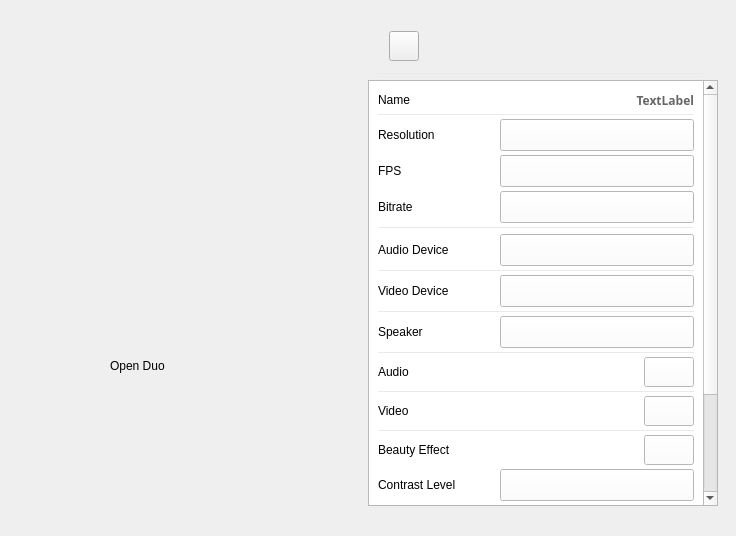
<?xml version="1.0" encoding="UTF-8"?>
<ui version="4.0">
 <class>roomsettings</class>
 <widget class="QMainWindow" name="roomsettings">
  <property name="geometry">
   <rect>
    <x>0</x>
    <y>0</y>
    <width>736</width>
    <height>536</height>
   </rect>
  </property>
  <property name="mouseTracking">
   <bool>true</bool>
  </property>
  <property name="windowTitle">
   <string>MainWindow</string>
  </property>
  <widget class="QWidget" name="centralwidget">
   <property name="styleSheet">
    <string notr="true">QWidget#centralwidget{
	background-image: url(:/uiresource/pic-win03.png);
};</string>
   </property>
   <widget class="QPushButton" name="btnlastpage">
    <property name="geometry">
     <rect>
      <x>389</x>
      <y>31</y>
      <width>30</width>
      <height>30</height>
     </rect>
    </property>
    <property name="styleSheet">
     <string notr="true">QPushButton:!hover{
border-image: url(:/uiresource/icon-back.png);
background-image: url(:/uiresource/icon-back.png);
}

QPushButton:hover{
border-image: url(:/uiresource/icon-back hover.png);
background-image: url(:/uiresource/icon-back hover.png);
}

QPushButton:pressed{
border-image: url(:/uiresource/icon-back.png);
background-image: url(:/uiresource/icon-back.png);
}</string>
    </property>
    <property name="text">
     <string/>
    </property>
   </widget>
   <widget class="QScrollArea" name="scrollArea">
    <property name="geometry">
     <rect>
      <x>368</x>
      <y>80</y>
      <width>350</width>
      <height>426</height>
     </rect>
    </property>
    <property name="styleSheet">
     <string notr="true">QScrollArea{
	background-color: rgb(255, 255, 255);
    border:none;
};</string>
    </property>
    <property name="frameShadow">
     <enum>QFrame::Plain</enum>
    </property>
    <property name="horizontalScrollBarPolicy">
     <enum>Qt::ScrollBarAlwaysOff</enum>
    </property>
    <property name="widgetResizable">
     <bool>true</bool>
    </property>
    <property name="alignment">
     <set>Qt::AlignLeading|Qt::AlignLeft|Qt::AlignTop</set>
    </property>
    <widget class="QWidget" name="scrollAreaWidgetContents">
     <property name="geometry">
      <rect>
       <x>0</x>
       <y>0</y>
       <width>336</width>
       <height>588</height>
      </rect>
     </property>
     <property name="styleSheet">
      <string notr="true">background-color: rgb(255, 255, 255);</string>
     </property>
     <layout class="QVBoxLayout" name="verticalLayout">
      <property name="spacing">
       <number>4</number>
      </property>
      <item>
       <layout class="QHBoxLayout" name="horizontalLayoutName">
        <item>
         <widget class="QLabel" name="label_Name">
          <property name="styleSheet">
           <string notr="true">QLabel{
font-family: &quot;Arial&quot;; 
font-size: 14px; 
};</string>
          </property>
          <property name="text">
           <string>Name</string>
          </property>
         </widget>
        </item>
        <item>
         <spacer name="horizontalSpacer_2">
          <property name="orientation">
           <enum>Qt::Horizontal</enum>
          </property>
          <property name="sizeHint" stdset="0">
           <size>
            <width>20</width>
            <height>20</height>
           </size>
          </property>
         </spacer>
        </item>
        <item>
         <widget class="QLabel" name="lbName">
          <property name="font">
           <font>
            <family>幼圆</family>
            <weight>75</weight>
            <bold>true</bold>
           </font>
          </property>
          <property name="styleSheet">
           <string notr="true">QLabel{
	background-image: url(:/uiresource/white.png);
	color:#666666;
}</string>
          </property>
          <property name="text">
           <string>TextLabel</string>
          </property>
          <property name="alignment">
           <set>Qt::AlignRight|Qt::AlignTrailing|Qt::AlignVCenter</set>
          </property>
         </widget>
        </item>
       </layout>
      </item>
      <item>
       <widget class="Line" name="line_Name">
        <property name="minimumSize">
         <size>
          <width>0</width>
          <height>1</height>
         </size>
        </property>
        <property name="maximumSize">
         <size>
          <width>16777215</width>
          <height>1</height>
         </size>
        </property>
        <property name="styleSheet">
         <string notr="true">border-top: 1px solid rgb(234, 234, 234);</string>
        </property>
        <property name="frameShadow">
         <enum>QFrame::Plain</enum>
        </property>
        <property name="orientation">
         <enum>Qt::Horizontal</enum>
        </property>
       </widget>
      </item>
      <item>
       <layout class="QHBoxLayout" name="horizontalLayoutResolution">
        <item>
         <widget class="QLabel" name="label_3">
          <property name="styleSheet">
           <string notr="true">QLabel{
font-family: &quot;Arial&quot;; 
font-size: 14px; 
};</string>
          </property>
          <property name="text">
           <string>Resolution</string>
          </property>
         </widget>
        </item>
        <item>
         <spacer name="horizontalSpacer">
          <property name="orientation">
           <enum>Qt::Horizontal</enum>
          </property>
          <property name="sizeHint" stdset="0">
           <size>
            <width>20</width>
            <height>20</height>
           </size>
          </property>
         </spacer>
        </item>
        <item>
         <widget class="QComboBox" name="cbVideoProfile">
          <property name="minimumSize">
           <size>
            <width>194</width>
            <height>32</height>
           </size>
          </property>
          <property name="styleSheet">
           <string notr="true">QComboBox {
font-family: &quot;微软雅黑&quot;; 
font-size: 13px; 
padding: 3px 0x 3px 5px;
border-image: url(:/uiresource/box-01.png);
}

QComboBox:hover {
font-family: &quot;微软雅黑&quot;; 
font-size: 13px; 
padding: 3px 0x 3px 5px;
border-image: url(:/uiresource/box-02.png);
}

QComboBox:pressed {
font-family: &quot;微软雅黑&quot;; 
font-size: 13px; 
padding: 3px 0x 3px 5px;
border-image: url(:/uiresource/box-03.png);
}

QComboBox::drop-down {
subcontrol-origin: padding; 
subcontrol-position: top right; width: 30 px; 
border: 0px;
}

QComboBox::down-arrow::!on {
image: url(:/uiresource/dropdow-01.png);
}
QComboBox::down-arrow::hover {
image: url(:/uiresource/dropdown-02.png);
}
QComboBox::down-arrow::on {
image: url(:/uiresource/dropdown-03.png);
}

QListView {
font-family: &quot;微软雅黑&quot;; 
font-size: 13px; 
outline: 0px;
background-image: url(:/uiresource/list.png);
border-image: url(:/uiresource/list.png);
image: url(:/uiresource/list.png);
}

QListView::item {
padding: 3px 0x 3px 5px; 
border-width: 0px;
}

QListView::item:selected {
background-color: rgb(74, 144, 226);
}</string>
          </property>
         </widget>
        </item>
       </layout>
      </item>
      <item>
       <layout class="QHBoxLayout" name="horizontalLayoutFPS">
        <item>
         <widget class="QLabel" name="label_14">
          <property name="styleSheet">
           <string notr="true">QLabel{
font-family: &quot;Arial&quot;; 
font-size: 14px; 
};</string>
          </property>
          <property name="text">
           <string>FPS</string>
          </property>
         </widget>
        </item>
        <item>
         <spacer name="horizontalSpacer_13">
          <property name="orientation">
           <enum>Qt::Horizontal</enum>
          </property>
          <property name="sizeHint" stdset="0">
           <size>
            <width>20</width>
            <height>20</height>
           </size>
          </property>
         </spacer>
        </item>
        <item>
         <widget class="QComboBox" name="cbVideoFPS">
          <property name="minimumSize">
           <size>
            <width>194</width>
            <height>32</height>
           </size>
          </property>
          <property name="styleSheet">
           <string notr="true">QComboBox {
font-family: &quot;微软雅黑&quot;; 
font-size: 13px; 
padding: 3px 0x 3px 5px;
border-image: url(:/uiresource/box-01.png);
}

QComboBox:hover {
font-family: &quot;微软雅黑&quot;; 
font-size: 13px; 
padding: 3px 0x 3px 5px;
border-image: url(:/uiresource/box-02.png);
}

QComboBox:pressed {
font-family: &quot;微软雅黑&quot;; 
font-size: 13px; 
padding: 3px 0x 3px 5px;
border-image: url(:/uiresource/box-03.png);
}

QComboBox::drop-down {
subcontrol-origin: padding; 
subcontrol-position: top right; width: 30 px; 
border: 0px;
}

QComboBox::down-arrow::!on {
image: url(:/uiresource/dropdow-01.png);
}
QComboBox::down-arrow::hover {
image: url(:/uiresource/dropdown-02.png);
}
QComboBox::down-arrow::on {
image: url(:/uiresource/dropdown-03.png);
}

QListView {
font-family: &quot;微软雅黑&quot;; 
font-size: 13px; 
outline: 0px;
background-image: url(:/uiresource/list.png);
border-image: url(:/uiresource/list.png);
image: url(:/uiresource/list.png);
}

QListView::item {
padding: 3px 0x 3px 5px; 
border-width: 0px;
}

QListView::item:selected {
background-color: rgb(74, 144, 226);
}</string>
          </property>
         </widget>
        </item>
       </layout>
      </item>
      <item>
       <layout class="QHBoxLayout" name="horizontalLayoutBitrate">
        <item>
         <widget class="QLabel" name="label_11">
          <property name="styleSheet">
           <string notr="true">QLabel{
font-family: &quot;Arial&quot;; 
font-size: 14px; 
};</string>
          </property>
          <property name="text">
           <string>Bitrate</string>
          </property>
         </widget>
        </item>
        <item>
         <spacer name="horizontalSpacer_10">
          <property name="orientation">
           <enum>Qt::Horizontal</enum>
          </property>
          <property name="sizeHint" stdset="0">
           <size>
            <width>20</width>
            <height>20</height>
           </size>
          </property>
         </spacer>
        </item>
        <item>
         <widget class="QComboBox" name="cbVideoBitrate">
          <property name="minimumSize">
           <size>
            <width>194</width>
            <height>32</height>
           </size>
          </property>
          <property name="styleSheet">
           <string notr="true">QComboBox {
font-family: &quot;微软雅黑&quot;; 
font-size: 13px; 
padding: 3px 0x 3px 5px;
border-image: url(:/uiresource/box-01.png);
}

QComboBox:hover {
font-family: &quot;微软雅黑&quot;; 
font-size: 13px; 
padding: 3px 0x 3px 5px;
border-image: url(:/uiresource/box-02.png);
}

QComboBox:pressed {
font-family: &quot;微软雅黑&quot;; 
font-size: 13px; 
padding: 3px 0x 3px 5px;
border-image: url(:/uiresource/box-03.png);
}

QComboBox::drop-down {
subcontrol-origin: padding; 
subcontrol-position: top right; width: 30 px; 
border: 0px;
}

QComboBox::down-arrow::!on {
image: url(:/uiresource/dropdow-01.png);
}
QComboBox::down-arrow::hover {
image: url(:/uiresource/dropdown-02.png);
}
QComboBox::down-arrow::on {
image: url(:/uiresource/dropdown-03.png);
}

QListView {
font-family: &quot;微软雅黑&quot;; 
font-size: 13px; 
outline: 0px;
background-image: url(:/uiresource/list.png);
border-image: url(:/uiresource/list.png);
image: url(:/uiresource/list.png);
}

QListView::item {
padding: 3px 0x 3px 5px; 
border-width: 0px;
}

QListView::item:selected {
background-color: rgb(74, 144, 226);
}</string>
          </property>
         </widget>
        </item>
       </layout>
      </item>
      <item>
       <widget class="Line" name="line_resolution">
        <property name="styleSheet">
         <string notr="true">border-top: 1px solid rgb(234, 234, 234);</string>
        </property>
        <property name="frameShadow">
         <enum>QFrame::Plain</enum>
        </property>
        <property name="orientation">
         <enum>Qt::Horizontal</enum>
        </property>
       </widget>
      </item>
      <item>
       <layout class="QHBoxLayout" name="horizontalLayout_AudioDevice">
        <item>
         <widget class="QLabel" name="label_5">
          <property name="styleSheet">
           <string notr="true">QLabel{
font-family: &quot;Arial&quot;; 
font-size: 14px; 
};</string>
          </property>
          <property name="text">
           <string>Audio Device</string>
          </property>
         </widget>
        </item>
        <item>
         <spacer name="horizontalSpacer_4">
          <property name="orientation">
           <enum>Qt::Horizontal</enum>
          </property>
          <property name="sizeHint" stdset="0">
           <size>
            <width>20</width>
            <height>20</height>
           </size>
          </property>
         </spacer>
        </item>
        <item>
         <widget class="QComboBox" name="cbRecordDevices">
          <property name="minimumSize">
           <size>
            <width>194</width>
            <height>32</height>
           </size>
          </property>
          <property name="maximumSize">
           <size>
            <width>194</width>
            <height>32</height>
           </size>
          </property>
          <property name="styleSheet">
           <string notr="true">QComboBox {
font-family: &quot;微软雅黑&quot;; 
font-size: 13px; 
padding: 3px 0x 3px 5px;
border-image: url(:/uiresource/box-01.png);
}

QComboBox:hover {
font-family: &quot;微软雅黑&quot;; 
font-size: 13px; 
padding: 3px 0x 3px 5px;
border-image: url(:/uiresource/box-02.png);
}

QComboBox:pressed {
font-family: &quot;微软雅黑&quot;; 
font-size: 13px; 
padding: 3px 0x 3px 5px;
border-image: url(:/uiresource/box-03.png);
}

QComboBox::drop-down {
subcontrol-origin: padding; 
subcontrol-position: top right; width: 30 px; 
border: 0px;
}

QComboBox::down-arrow::!on {
image: url(:/uiresource/dropdow-01.png);
}
QComboBox::down-arrow::hover {
image: url(:/uiresource/dropdown-02.png);
}
QComboBox::down-arrow::on {
image: url(:/uiresource/dropdown-03.png);
}

QListView {
font-family: &quot;微软雅黑&quot;; 
font-size: 13px; 
outline: 0px;
background-image: url(:/uiresource/list.png);
border-image: url(:/uiresource/list.png);
image: url(:/uiresource/list.png);
}

QListView::item {
padding: 3px 0x 3px 5px; 
border-width: 0px;
}

QListView::item:selected {
background-color: rgb(74, 144, 226);
}</string>
          </property>
         </widget>
        </item>
       </layout>
      </item>
      <item>
       <widget class="Line" name="line_AudioDevice">
        <property name="minimumSize">
         <size>
          <width>0</width>
          <height>1</height>
         </size>
        </property>
        <property name="maximumSize">
         <size>
          <width>16777215</width>
          <height>1</height>
         </size>
        </property>
        <property name="styleSheet">
         <string notr="true">border-top: 1px solid rgb(234, 234, 234);</string>
        </property>
        <property name="frameShadow">
         <enum>QFrame::Plain</enum>
        </property>
        <property name="orientation">
         <enum>Qt::Horizontal</enum>
        </property>
       </widget>
      </item>
      <item>
       <layout class="QHBoxLayout" name="horizontalLayout_VideoDeice">
        <item>
         <widget class="QLabel" name="label_6">
          <property name="styleSheet">
           <string notr="true">QLabel{
font-family: &quot;Arial&quot;; 
font-size: 14px; 
};</string>
          </property>
          <property name="text">
           <string>Video Device</string>
          </property>
         </widget>
        </item>
        <item>
         <spacer name="horizontalSpacer_5">
          <property name="orientation">
           <enum>Qt::Horizontal</enum>
          </property>
          <property name="sizeHint" stdset="0">
           <size>
            <width>20</width>
            <height>20</height>
           </size>
          </property>
         </spacer>
        </item>
        <item>
         <widget class="QComboBox" name="cbVideoDevices">
          <property name="minimumSize">
           <size>
            <width>194</width>
            <height>32</height>
           </size>
          </property>
          <property name="styleSheet">
           <string notr="true">QComboBox {
font-family: &quot;微软雅黑&quot;; 
font-size: 13px; 
padding: 3px 0x 3px 5px;
border-image: url(:/uiresource/box-01.png);
}

QComboBox:hover {
font-family: &quot;微软雅黑&quot;; 
font-size: 13px; 
padding: 3px 0x 3px 5px;
border-image: url(:/uiresource/box-02.png);
}

QComboBox:pressed {
font-family: &quot;微软雅黑&quot;; 
font-size: 13px; 
padding: 3px 0x 3px 5px;
border-image: url(:/uiresource/box-03.png);
}

QComboBox::drop-down {
subcontrol-origin: padding; 
subcontrol-position: top right; width: 30 px; 
border: 0px;
}

QComboBox::down-arrow::!on {
image: url(:/uiresource/dropdow-01.png);
}
QComboBox::down-arrow::hover {
image: url(:/uiresource/dropdown-02.png);
}
QComboBox::down-arrow::on {
image: url(:/uiresource/dropdown-03.png);
}

QListView {
font-family: &quot;微软雅黑&quot;; 
font-size: 13px; 
outline: 0px;
background-image: url(:/uiresource/list.png);
border-image: url(:/uiresource/list.png);
image: url(:/uiresource/list.png);
}

QListView::item {
padding: 3px 0x 3px 5px; 
border-width: 0px;
}

QListView::item:selected {
background-color: rgb(74, 144, 226);
}</string>
          </property>
         </widget>
        </item>
       </layout>
      </item>
      <item>
       <widget class="Line" name="line_VideoDevice">
        <property name="minimumSize">
         <size>
          <width>0</width>
          <height>1</height>
         </size>
        </property>
        <property name="maximumSize">
         <size>
          <width>16777215</width>
          <height>1</height>
         </size>
        </property>
        <property name="styleSheet">
         <string notr="true">border-top: 1px solid rgb(234, 234, 234);</string>
        </property>
        <property name="frameShadow">
         <enum>QFrame::Plain</enum>
        </property>
        <property name="orientation">
         <enum>Qt::Horizontal</enum>
        </property>
       </widget>
      </item>
      <item>
       <layout class="QHBoxLayout" name="horizontalLayout_Speaker">
        <item>
         <widget class="QLabel" name="label_7">
          <property name="styleSheet">
           <string notr="true">QLabel{
font-family: &quot;Arial&quot;; 
font-size: 14px; 
};</string>
          </property>
          <property name="text">
           <string>Speaker</string>
          </property>
         </widget>
        </item>
        <item>
         <spacer name="horizontalSpacer_6">
          <property name="orientation">
           <enum>Qt::Horizontal</enum>
          </property>
          <property name="sizeHint" stdset="0">
           <size>
            <width>20</width>
            <height>20</height>
           </size>
          </property>
         </spacer>
        </item>
        <item>
         <widget class="QComboBox" name="cbPlayDevices">
          <property name="minimumSize">
           <size>
            <width>194</width>
            <height>32</height>
           </size>
          </property>
          <property name="maximumSize">
           <size>
            <width>194</width>
            <height>32</height>
           </size>
          </property>
          <property name="styleSheet">
           <string notr="true">QComboBox {
font-family: &quot;微软雅黑&quot;; 
font-size: 13px; 
padding: 3px 0x 3px 5px;
border-image: url(:/uiresource/box-01.png);
}

QComboBox:hover {
font-family: &quot;微软雅黑&quot;; 
font-size: 13px; 
padding: 3px 0x 3px 5px;
border-image: url(:/uiresource/box-02.png);
}

QComboBox:pressed {
font-family: &quot;微软雅黑&quot;; 
font-size: 13px; 
padding: 3px 0x 3px 5px;
border-image: url(:/uiresource/box-03.png);
}

QComboBox::drop-down {
subcontrol-origin: padding; 
subcontrol-position: top right; width: 30 px; 
border: 0px;
}

QComboBox::down-arrow::!on {
image: url(:/uiresource/dropdow-01.png);
}
QComboBox::down-arrow::hover {
image: url(:/uiresource/dropdown-02.png);
}
QComboBox::down-arrow::on {
image: url(:/uiresource/dropdown-03.png);
}

QListView {
font-family: &quot;微软雅黑&quot;; 
font-size: 13px; 
outline: 0px;
background-image: url(:/uiresource/list.png);
border-image: url(:/uiresource/list.png);
image: url(:/uiresource/list.png);
}

QListView::item {
padding: 3px 0x 3px 5px; 
border-width: 0px;
}

QListView::item:selected {
background-color: rgb(74, 144, 226);
}</string>
          </property>
         </widget>
        </item>
       </layout>
      </item>
      <item>
       <widget class="Line" name="line_Speaker">
        <property name="minimumSize">
         <size>
          <width>0</width>
          <height>1</height>
         </size>
        </property>
        <property name="maximumSize">
         <size>
          <width>16777215</width>
          <height>1</height>
         </size>
        </property>
        <property name="styleSheet">
         <string notr="true">border-top: 1px solid rgb(234, 234, 234);</string>
        </property>
        <property name="frameShadow">
         <enum>QFrame::Plain</enum>
        </property>
        <property name="orientation">
         <enum>Qt::Horizontal</enum>
        </property>
       </widget>
      </item>
      <item>
       <layout class="QHBoxLayout" name="horizontalLayout_Audio">
        <item>
         <widget class="QLabel" name="label_8">
          <property name="styleSheet">
           <string notr="true">QLabel{
font-family: &quot;Arial&quot;; 
font-size: 14px; 
};</string>
          </property>
          <property name="text">
           <string>Audio</string>
          </property>
         </widget>
        </item>
        <item>
         <spacer name="horizontalSpacer_7">
          <property name="orientation">
           <enum>Qt::Horizontal</enum>
          </property>
          <property name="sizeHint" stdset="0">
           <size>
            <width>20</width>
            <height>20</height>
           </size>
          </property>
         </spacer>
        </item>
        <item>
         <widget class="QPushButton" name="optAudio">
          <property name="minimumSize">
           <size>
            <width>50</width>
            <height>30</height>
           </size>
          </property>
          <property name="maximumSize">
           <size>
            <width>50</width>
            <height>30</height>
           </size>
          </property>
          <property name="styleSheet">
           <string notr="true">QPushButton:!hover {
border-image: url(:/uiresource/switch-off.png);
background-image: url(:/uiresource/switch-off.png);
}

QPushButton:hover {
border-image: url(:/uiresource/switch-off.png);
background-image: url(:/uiresource/switch-off.png);
}</string>
          </property>
          <property name="text">
           <string/>
          </property>
         </widget>
        </item>
       </layout>
      </item>
      <item>
       <widget class="Line" name="line_Audio">
        <property name="minimumSize">
         <size>
          <width>0</width>
          <height>1</height>
         </size>
        </property>
        <property name="maximumSize">
         <size>
          <width>16777215</width>
          <height>1</height>
         </size>
        </property>
        <property name="styleSheet">
         <string notr="true">border-top: 1px solid rgb(234, 234, 234);</string>
        </property>
        <property name="frameShadow">
         <enum>QFrame::Plain</enum>
        </property>
        <property name="orientation">
         <enum>Qt::Horizontal</enum>
        </property>
       </widget>
      </item>
      <item>
       <layout class="QHBoxLayout" name="horizontalLayout_Video">
        <item>
         <widget class="QLabel" name="label_9">
          <property name="styleSheet">
           <string notr="true">QLabel{
font-family: &quot;Arial&quot;; 
font-size: 14px; 
};</string>
          </property>
          <property name="text">
           <string>Video</string>
          </property>
         </widget>
        </item>
        <item>
         <spacer name="horizontalSpacer_8">
          <property name="orientation">
           <enum>Qt::Horizontal</enum>
          </property>
          <property name="sizeHint" stdset="0">
           <size>
            <width>20</width>
            <height>20</height>
           </size>
          </property>
         </spacer>
        </item>
        <item>
         <widget class="QPushButton" name="optVideo">
          <property name="minimumSize">
           <size>
            <width>50</width>
            <height>30</height>
           </size>
          </property>
          <property name="maximumSize">
           <size>
            <width>50</width>
            <height>30</height>
           </size>
          </property>
          <property name="styleSheet">
           <string notr="true">QPushButton:!hover {
border-image: url(:/uiresource/switch-off.png);
background-image: url(:/uiresource/switch-off.png);
}

QPushButton:hover {
border-image: url(:/uiresource/switch-off.png);
background-image: url(:/uiresource/switch-off.png);
}</string>
          </property>
          <property name="text">
           <string/>
          </property>
          <property name="checkable">
           <bool>false</bool>
          </property>
         </widget>
        </item>
       </layout>
      </item>
      <item>
       <widget class="Line" name="line_Video">
        <property name="minimumSize">
         <size>
          <width>0</width>
          <height>1</height>
         </size>
        </property>
        <property name="maximumSize">
         <size>
          <width>16777215</width>
          <height>1</height>
         </size>
        </property>
        <property name="styleSheet">
         <string notr="true">border-top: 1px solid rgb(234, 234, 234);</string>
        </property>
        <property name="frameShadow">
         <enum>QFrame::Plain</enum>
        </property>
        <property name="orientation">
         <enum>Qt::Horizontal</enum>
        </property>
       </widget>
      </item>
      <item>
       <layout class="QHBoxLayout" name="horizontalLayout_Beauty">
        <item>
         <widget class="QLabel" name="label_10">
          <property name="styleSheet">
           <string notr="true">QLabel{
font-family: &quot;Arial&quot;; 
font-size: 14px; 
};</string>
          </property>
          <property name="text">
           <string>Beauty Effect</string>
          </property>
         </widget>
        </item>
        <item>
         <spacer name="horizontalSpacer_9">
          <property name="orientation">
           <enum>Qt::Horizontal</enum>
          </property>
          <property name="sizeHint" stdset="0">
           <size>
            <width>20</width>
            <height>20</height>
           </size>
          </property>
         </spacer>
        </item>
        <item>
         <widget class="QPushButton" name="optVideo_Beauty">
          <property name="minimumSize">
           <size>
            <width>50</width>
            <height>30</height>
           </size>
          </property>
          <property name="maximumSize">
           <size>
            <width>50</width>
            <height>30</height>
           </size>
          </property>
          <property name="styleSheet">
           <string notr="true">QPushButton:!hover {
border-image: url(:/uiresource/switch-off.png);
background-image: url(:/uiresource/switch-off.png);
}

QPushButton:hover {
border-image: url(:/uiresource/switch-off.png);
background-image: url(:/uiresource/switch-off.png);
}</string>
          </property>
          <property name="text">
           <string/>
          </property>
          <property name="checkable">
           <bool>false</bool>
          </property>
         </widget>
        </item>
       </layout>
      </item>
      <item>
       <layout class="QHBoxLayout" name="horizontalLayoutResolution_2">
        <item>
         <widget class="QLabel" name="label_4">
          <property name="styleSheet">
           <string notr="true">QLabel{
font-family: &quot;Arial&quot;; 
font-size: 10px; 
};</string>
          </property>
          <property name="text">
           <string>Contrast Level</string>
          </property>
         </widget>
        </item>
        <item>
         <spacer name="horizontalSpacer_3">
          <property name="orientation">
           <enum>Qt::Horizontal</enum>
          </property>
          <property name="sizeHint" stdset="0">
           <size>
            <width>20</width>
            <height>20</height>
           </size>
          </property>
         </spacer>
        </item>
        <item>
         <widget class="QComboBox" name="cbContrastLevel">
          <property name="minimumSize">
           <size>
            <width>194</width>
            <height>32</height>
           </size>
          </property>
          <property name="maximumSize">
           <size>
            <width>194</width>
            <height>32</height>
           </size>
          </property>
          <property name="styleSheet">
           <string notr="true">QComboBox {
font-family: &quot;微软雅黑&quot;; 
font-size: 13px; 
padding: 3px 0x 3px 5px;
border-image: url(:/uiresource/box-01.png);
}

QComboBox:hover {
font-family: &quot;微软雅黑&quot;; 
font-size: 13px; 
padding: 3px 0x 3px 5px;
border-image: url(:/uiresource/box-02.png);
}

QComboBox:pressed {
font-family: &quot;微软雅黑&quot;; 
font-size: 13px; 
padding: 3px 0x 3px 5px;
border-image: url(:/uiresource/box-03.png);
}

QComboBox::drop-down {
subcontrol-origin: padding; 
subcontrol-position: top right; width: 30 px; 
border: 0px;
}

QComboBox::down-arrow::!on {
image: url(:/uiresource/dropdow-01.png);
}
QComboBox::down-arrow::hover {
image: url(:/uiresource/dropdown-02.png);
}
QComboBox::down-arrow::on {
image: url(:/uiresource/dropdown-03.png);
}

QListView {
font-family: &quot;微软雅黑&quot;; 
font-size: 13px; 
outline: 0px;
background-image: url(:/uiresource/list.png);
border-image: url(:/uiresource/list.png);
image: url(:/uiresource/list.png);
}

QListView::item {
padding: 3px 0x 3px 5px; 
border-width: 0px;
}

QListView::item:selected {
background-color: rgb(74, 144, 226);
}</string>
          </property>
         </widget>
        </item>
       </layout>
      </item>
      <item>
       <layout class="QVBoxLayout" name="verticalLayout_Lightening">
        <item>
         <widget class="QLabel" name="labelLightening">
          <property name="styleSheet">
           <string notr="true">QLabel{
font-family: &quot;Arial&quot;; 
font-size: 10px; 
};</string>
          </property>
          <property name="text">
           <string>Lightening(0.00)</string>
          </property>
         </widget>
        </item>
        <item>
         <widget class="QSlider" name="horizontalSliderLightening">
          <property name="minimumSize">
           <size>
            <width>0</width>
            <height>20</height>
           </size>
          </property>
          <property name="styleSheet">
           <string notr="true">QSlider::groove:horizontal {                           
     border:1px;
     border-color: rgba(240,240,240,255);
     border-radius:3px;                  
     height: 6px;                                     
     margin: 0px 0;                                   
     left: 4px; right: 4px;
     background: rgba(240,240,240,255);                   
 }     
QSlider::handle:horizontal { 
  
	background-image: url(:/uiresource/slider.png);
    background-repeat: none; background-position: center;
    width: 20px;
    height: 20px;
    margin: -9px 0;
}
QSlider::sub-page:horizontal{   
     border:1px;
     border-color: #44A2FC;
    border-radius:3px;                    
    background:  #44A2FC;
};</string>
          </property>
          <property name="maximum">
           <number>100</number>
          </property>
          <property name="singleStep">
           <number>1</number>
          </property>
          <property name="pageStep">
           <number>10</number>
          </property>
          <property name="orientation">
           <enum>Qt::Horizontal</enum>
          </property>
         </widget>
        </item>
       </layout>
      </item>
      <item>
       <layout class="QVBoxLayout" name="verticalLayout_Smooth">
        <item>
         <widget class="QLabel" name="labelSmoothness">
          <property name="styleSheet">
           <string notr="true">QLabel{
font-family: &quot;Arial&quot;; 
font-size: 10px; 
};</string>
          </property>
          <property name="text">
           <string>Smoothness(0.00)</string>
          </property>
         </widget>
        </item>
        <item>
         <widget class="QSlider" name="horizontalSlider_Smoothness">
          <property name="minimumSize">
           <size>
            <width>0</width>
            <height>20</height>
           </size>
          </property>
          <property name="styleSheet">
           <string notr="true">QSlider::groove:horizontal {                           
     border:1px;
     border-color: rgba(240,240,240,255);
     border-radius:3px;                  
     height: 6px;                                     
     margin: 0px 0;                                   
     left: 4px; right: 4px;
     background: rgba(240,240,240,255);                   
 }     
QSlider::handle:horizontal { 
  
	background-image: url(:/uiresource/slider.png);
    background-repeat: none; background-position: center;
    width: 20px;
    height: 20px;
    margin: -9px 0;
}
QSlider::sub-page:horizontal{   
     border:1px;
     border-color: #44A2FC;
    border-radius:3px;                    
    background:  #44A2FC;
};</string>
          </property>
          <property name="maximum">
           <number>100</number>
          </property>
          <property name="singleStep">
           <number>1</number>
          </property>
          <property name="pageStep">
           <number>10</number>
          </property>
          <property name="orientation">
           <enum>Qt::Horizontal</enum>
          </property>
         </widget>
        </item>
       </layout>
      </item>
      <item>
       <layout class="QVBoxLayout" name="verticalLayout_Redness">
        <item>
         <widget class="QLabel" name="labelRedness">
          <property name="styleSheet">
           <string notr="true">QLabel{
font-family: &quot;Arial&quot;; 
font-size: 10px; 
};</string>
          </property>
          <property name="text">
           <string>Redness(0.00)</string>
          </property>
         </widget>
        </item>
        <item>
         <widget class="QSlider" name="horizontalSlider_Redness">
          <property name="minimumSize">
           <size>
            <width>0</width>
            <height>20</height>
           </size>
          </property>
          <property name="styleSheet">
           <string notr="true">QSlider::groove:horizontal {                           
     border:1px;
     border-color: rgba(240,240,240,255);
     border-radius:3px;                  
     height: 6px;                                     
     margin: 0px 0;                                   
     left: 4px; right: 4px;
     background: rgba(240,240,240,255);                   
 }     
QSlider::handle:horizontal { 
  
	background-image: url(:/uiresource/slider.png);
    background-repeat: none; background-position: center;
    width: 20px;
    height: 20px;
    margin: -9px 0;
}
QSlider::sub-page:horizontal{   
     border:1px;
     border-color: #44A2FC;
    border-radius:3px;                    
    background:  #44A2FC;
};</string>
          </property>
          <property name="maximum">
           <number>100</number>
          </property>
          <property name="singleStep">
           <number>1</number>
          </property>
          <property name="pageStep">
           <number>10</number>
          </property>
          <property name="orientation">
           <enum>Qt::Horizontal</enum>
          </property>
         </widget>
        </item>
       </layout>
      </item>
      <item>
       <widget class="Line" name="line_BeautyEnd">
        <property name="minimumSize">
         <size>
          <width>0</width>
          <height>1</height>
         </size>
        </property>
        <property name="maximumSize">
         <size>
          <width>16777215</width>
          <height>1</height>
         </size>
        </property>
        <property name="styleSheet">
         <string notr="true">border-top: 1px solid rgb(234, 234, 234);</string>
        </property>
        <property name="frameShadow">
         <enum>QFrame::Plain</enum>
        </property>
        <property name="orientation">
         <enum>Qt::Horizontal</enum>
        </property>
       </widget>
      </item>
     </layout>
    </widget>
   </widget>
   <widget class="Line" name="line">
    <property name="geometry">
     <rect>
      <x>378</x>
      <y>73</y>
      <width>324</width>
      <height>1</height>
     </rect>
    </property>
    <property name="styleSheet">
     <string notr="true">border-top: 1px solid rgb(234, 234, 234);</string>
    </property>
    <property name="frameShadow">
     <enum>QFrame::Plain</enum>
    </property>
    <property name="orientation">
     <enum>Qt::Horizontal</enum>
    </property>
   </widget>
   <widget class="QLabel" name="labelName">
    <property name="geometry">
     <rect>
      <x>110</x>
      <y>340</y>
      <width>178</width>
      <height>51</height>
     </rect>
    </property>
    <property name="styleSheet">
     <string notr="true">QLabel#labelName{
color: rgb(255, 255, 255);
background-color: rgb(0e, cf, ff);
font: bold 75 32px &quot;微软雅黑&quot;;
};</string>
    </property>
    <property name="text">
     <string>Open Duo</string>
    </property>
   </widget>
  </widget>
 </widget>
 <resources/>
 <connections/>
</ui>
